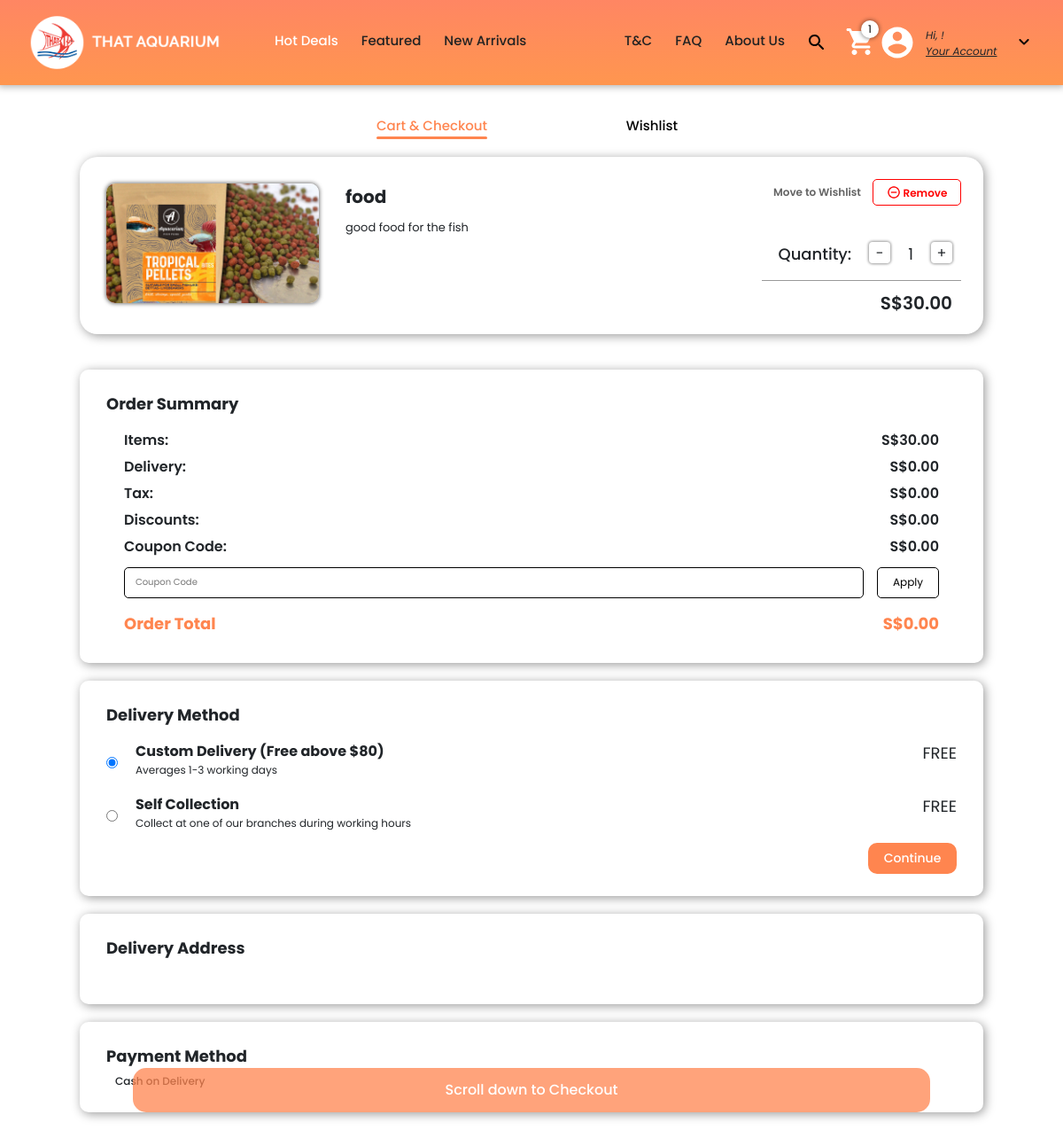
The page /cart/ (signed in) on the database its author committed.
### store/models.py (models this page shows, shortened)
class Orderitem(models.Model):
    product = models.ForeignKey(Product,on_delete=models.SET_NULL,null=True,blank=True)
    order = models.ForeignKey(Order,on_delete=models.SET_NULL,null=True,blank=True)
    quantity = models.IntegerField(default=0)
    date_added = models.DateTimeField(auto_now_add=True)
    @property
    def get_total(self):
        total = self.product.price * self.quantity
        return total

class Product(models.Model):
    display = [
        ('H', 'Hot deals'),
        ('F', 'Featured'),
        ('N', 'New Arrivals'),
        ('B', 'Blocked'), #hidden from every where but exists in the database
        ('D', 'Database'),#this means it will be avaliable in the search but not in the other fields
    ]
    product_name = models.CharField(max_length=150,default="product")
    product_type = models.CharField(max_length=100,default="accessory")
    product_class = models.CharField(max_length=100,default="class")
    product_category = models.CharField(max_length=100,default="parts")
    price = models.DecimalField(decimal_places=2,max_digits=9)
    image = models.ImageField(null=True,blank=True)
    quantity = models.IntegerField(default=0)
    description = models.TextField(default="Description")
    display_type = models.CharField(max_length=1,choices=display,default='D')
    @property
    def imageURL(self):
            try:
                url = self.image.url
            except:
                url = ''
            return url

### store/views.py (the view)
# urls.py: path('cart/', views.cart,name='cart'),
def cart(request):
    items, CartTotal = cartData(request)
    cartItem = cartItemData(request)
    addresses = None
    if request.user.is_authenticated:
        addresses = addressData(request)
    context = {'cartItems':cartItem,"items":items,"CartTotal":CartTotal,"addresses":addresses}
    return render(request,'home_page/cart.html',context)

### store/models.py (called while the page is built)
    @property
    def get_cart_items(self):
        orderitem = self.orderitem_set.all()
        total = sum([item.quantity for item in orderitem])
        return total

    def __str__(self):
        return self.id.__str__()

### store/utils.py (called while the page is built)
def cartData(request):
    if request.user.is_authenticated:
        customer = request.user
        order,created = Order.objects.get_or_create(customer=customer)
        items = order.orderitem_set.all()
        CartTotal = 0
        for item in items:
            CartTotal += item.get_total
    else:
        cartItem,items = CookieCart(request)
        CartTotal = 0
        for item in items:
            CartTotal+=item["get_total"]
    return [items,CartTotal]

def cartItemData(request):
    if request.user.is_authenticated:
        customer = request.user
        order, created = Order.objects.get_or_create(customer=customer)
        cartItem = order.get_cart_items
    else:
        cartItem,items = CookieCart(request)
    return cartItem

def addressData(request):
    if request.user.is_authenticated:
        customer = request.user
        address = customer.address_set.all()
        print(address)
    return address

### store/templates/home_page/cart.html (shortened to what this page needs)
{% extends 'home_page/main.html' %}
{% load static %}
{% block content %}
    <link href = "{% static 'css/cart.css' %}" rel = "stylesheet" type = "text/css">
    <div class = "go-to-checkout-overlay">
        Scroll down to Checkout
    </div>
    <div class = "subheader mx-auto">
        <a href = "{% url 'cart' %}" class = "cart navbar-text-item-current navbar-text-item-current-orange">
            Cart & Checkout
            <div class = "hover-underline hover-underline-orange"></div>
        </a>
        <a href = "{% url 'wishlist' %}" class = "wishlist navbar-text-item-normal navbar-text-item-normal-orange">
            Wishlist
        </a>
    </div>
    <div class = "cart-body mx-auto">
        <div class = "cart-region">
            {% if items|length != 0 %}
                {% for item in items %}
                    <div class = "cart-item">
                        <img src='{{ item.product.imageURL }}' class = "item-images">
                        <div class = "item-text">
                            <p class = "item-name">{{ item.product.product_name }}</p>
                            <p class = "item-description">{{ item.product.description }}</p>
                        </div>
                        <div class = "item-right-side-elements">
                            <div class = "cart-buttons">
                                {% if request.user.is_authenticated %}
                                    <button class = "save-later update-cart" data-product={{ item.product.id }} data-action="w" data-qty = {{ item.quantity }}>Move to Wishlist</button>
                                {% endif %}
                                <button class = "btn update-cart remove-from-cart" data-action="deletec" data-product={{ item.product.id }}>
                                    <img src = "{% static 'images/Checkout/remove_circle_outline-24px.png' %}" class = "remove-image">
                                    Remove
                                </button>
                            </div>
                            <div class = "item-right-side-bottom-elements">
                                <div class = "quantities">
                                    <p class = "quantity-text">Quantity:</p>
                                    <button  data-product={{ item.product.id }} data-action="removec" class="btn update-cart change-quantity change-quantity-minus">-</button>
                                    <p class = "item-quantity">{{ item.quantity }}</p>
                                    <button  data-product={{ item.product.id }} data-action="addc" class="btn update-cart change-quantity change-quantity-add">+</button>
                                </div>
                                <div class = "divider"></div>
                                <p class = "item-total">S${{ item.get_total }}</p>
                            </div>
                        </div>
                    </div>
                {% endfor %}
            {% else %}
                <p class = "nothing-in-cart">There's nothing in your cart right now. Browse our shop and add some stuff!</p>
            {% endif %}
        </div>
        <div class = "summary-region" id = "summary-region">
            <form id = "cart-form" method="POST" action="">
                <div class = "order-summary summary-region-items">
                    <p class = "summary-region-items-header">Order Summary</p>
                    <div class = "order-summary-inner">
                        <div class = "order-summary-inner-text order-summary-inner-text-row-1">
                            <p class = "order-summary-inner-text-row-1-left order-summary-inner-text-row-left">Items:</p>
                            <p class = "order-summary-inner-text-row-1-right order-summary-inner-text-row-right">S${{ CartTotal }}</p>
                        </div>
                        <div class = "order-summary-inner-text order-summary-inner-text-row-2">
                            <p class = "order-summary-inner-text-row-2-left order-summary-inner-text-row-left">Delivery:</p>
                            <p class = "order-summary-inner-text-row-2-right order-summary-inner-text-row-right">S$0.00</p>
                        </div>
                        <div class = "order-summary-inner-text order-summary-inner-text-row-3">
                            <p class = "order-summary-inner-text-row-3-left order-summary-inner-text-row-left">Tax:</p>
                            <p class = "order-summary-inner-text-row-3-right order-summary-inner-text-row-right">S$0.00</p>
                        </div>
                        <div class = "order-summary-inner-text order-summary-inner-text-row-4">
                            <p class = "order-summary-inner-text-row-4-left order-summary-inner-text-row-left">Discounts:</p>
                            <p class = "order-summary-inner-text-row-4-right order-summary-inner-text-row-right">S$0.00</p>
                        </div>
                        <div class = "order-summary-inner-text order-summary-inner-text-row-5">
                            <p class = "order-summary-inner-text-row-5-left order-summary-inner-text-row-left">Coupon Code:</p>
                            <p class = "order-summary-inner-text-row-5-right order-summary-inner-text-row-right">S$0.00</p>
                        </div>
                        <div class = "order-summary-inner-text order-summary-inner-text-row-6">
                            <input type = "text" placeholder="Coupon Code" class = "order-summary-inner-text-row-6-left order-summary-inner-text-row-left">
                            <button class = "order-summary-inner-text-row-6-right order-summary-inner-text-row-right">Apply</button>
                        </div>
                        <div class = "order-summary-inner-text order-summary-inner-text-row-7">
                            <p class = "order-summary-inner-text-row-7-left order-summary-inner-text-row-left">Order Total</p>
                            <p class = "order-summary-inner-text-row-7-right order-summary-inner-text-row-right">S$0.00</p>
                        </div>
                    </div>
                </div>
                <div class = "delivery-method summary-region-items">
                    <p class = "summary-region-items-header">Delivery Method</p>
                    <div class = "delivery-inner">
                        <div class = "delivery-method-type">
                            <input type = "radio" id = "delivery-1" name = "delivery" value = "custom" class = "radio-options delivery-options" checked="checked">
                            <label for = "delivery-1" class = "labels">
                                <div class = "label-text label-text-1">
                                    <p class = "label-actual-text label-actual-text-1">Custom Delivery (Free above $80)</p>
                                    <p class = "label-actual-text label-actual-text-2">Averages 1-3 working days</p>
                                </div>
                            </label>
                            <div class = "extra-costs">$5.00</div>
                        </div>
                        <div class = "delivery-method-type">
                            <input type = "radio" id = "delivery-2" name = "delivery" value = "collect" class = "radio-options delivery-options">
                            <label for = "delivery-2" class = "labels">
                                <div class = "label-text label-text-2">
                                    <p class = "label-actual-text label-actual-text-1">Self Collection</p>
                                    <p class = "label-actual-text label-actual-text-2">Collect at one of our branches during working hours</p>
                                </div>
                            </label>
                            <div class = "extra-costs">FREE</div>
                        </div>
                        <div>
                            <div class = "continue continue-delivery">
                                <div class = "continue-text">
                                    Continue
                                </div>
                            </div>
                        </div>
                    </div>
                </div>
                <div class = "address summary-region-items">
                    <div class = "summary-region-items-header-group">
                        <p class = "summary-region-items-header address-header-text">Delivery Address</p>
                    </div>
                    <p class = "address-subheader summary-region-items-subheader">Yishun Branch</p>
                </div>
                <div class = "payment summary-region-items">
                    <div class = "summary-region-items-header-group">
                        <p class = "summary-region-items-header">Payment Method</p>
                    </div>
                    <p class = "payment-subheader summary-region-items-subheader">Cash on Delivery</p>
                    <div class = "payment-inner">
                        <div class = "payment-choice">
                            <div class = "payment-method-type">
                                <label for = "payment--1" class = "labels">
                                    <div class = "label-text label-text--1">
                                        <p class = "label-actual-text label-actual-text-1">Cash on Delivery</p>
                                    </div>
                                </label>
                            </div>
                        </div>
                    </div>
                </div>
            </form>
        </div>
    </div>
{% endblock content %}

### store/static/css/main.css (style rules this page uses)
body { font-family: 'Poppins', sans-serif; }
.navbar-text-item-normal, .navbar-text-item-current, .navbar-text-item-normal:focus, .navbar-text-item-current:focus { font-weight: 500; transition: 0.2s ease; margin: 0vw 40px 0vw 0vw; border: none; background-color: transparent; outline: none; cursor: pointer; text-align: center; font-family: 'Poppins', sans-serif; font-size: 0.9375rem; }
.navbar-text-item-normal { color: #222222 !important; }
.navbar-text-item-current { color: white !important; }
.navbar-text-item-normal-orange { color: black !important; }
.navbar-text-item-current-orange { color: #ff854f !important; }
.navbar-text-item-current-orange > div { width: 100%!important; margin-left: 0%!important; }
.hover-underline { margin-left: 50%; width: 0%; height: 3px; background-color: white; border-radius: 3px; transition: 0.2s ease; }
.hover-underline-orange { background-color: #ff854f!important; }
@media (max-width: 1380px) { .navbar-text-item-normal, .navbar-text-item-current, .navbar-text-item-normal:focus, .navbar-text-item-current:focus { margin: 0vw 0px 0vw 0vw; } }
@media (max-width: 1475px) { .navbar-text-item-normal, .navbar-text-item-current, .navbar-text-item-normal:focus, .navbar-text-item-current:focus { margin: 0vw 10px 0vw 0vw; } }

### rows shown on the page
Orderitem: product.imageURL (picture), product.product_name "food", product.description "good food for the fish", quantity "1", get_total "30.00"

### other values the page prints
{{ cartItems }} "1"
{{ CartTotal }} "30.00"
